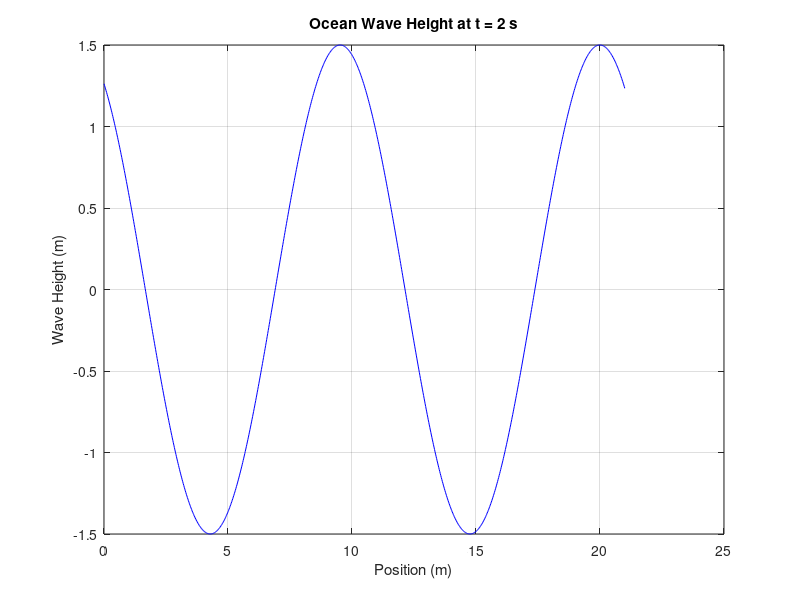

Write MATLAB code to recreate this figure.
% parameters
lambda = 10.5; %lambda in meters
t = 2; %time in seconds

% x range
x = linspace(0, 2 * lambda, 1000);

% ocean wave function
Y = 1.5 * cos(0.5 * t - 0.6 * x - (pi/2));

% plot it
plot(x, Y, 'b');
xlabel('Position (m)');
ylabel('Wave Height (m)');
title('Ocean Wave Height at t = 2 s');
grid on;
hold on;
